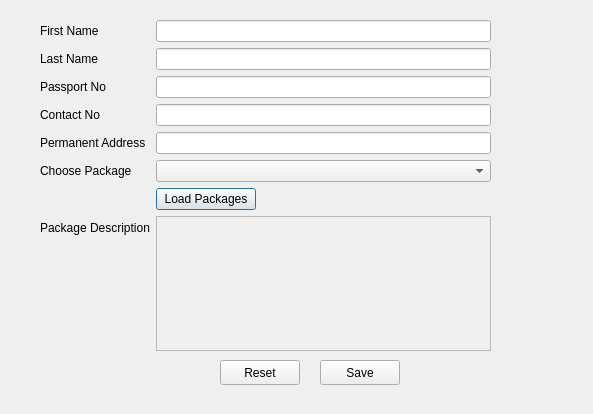
<?xml version="1.0" encoding="UTF-8"?>
<ui version="4.0">
 <class>RegisterTouristDialog</class>
 <widget class="QDialog" name="RegisterTouristDialog">
  <property name="geometry">
   <rect>
    <x>0</x>
    <y>0</y>
    <width>593</width>
    <height>414</height>
   </rect>
  </property>
  <property name="windowTitle">
   <string>Dialog</string>
  </property>
  <widget class="QWidget" name="formLayoutWidget">
   <property name="geometry">
    <rect>
     <x>40</x>
     <y>20</y>
     <width>451</width>
     <height>331</height>
    </rect>
   </property>
   <layout class="QFormLayout" name="formLayout">
    <item row="0" column="0">
     <widget class="QLabel" name="label">
      <property name="text">
       <string>First Name</string>
      </property>
     </widget>
    </item>
    <item row="0" column="1">
     <widget class="QLineEdit" name="txtFirstName"/>
    </item>
    <item row="1" column="0">
     <widget class="QLabel" name="label_3">
      <property name="text">
       <string>Last Name</string>
      </property>
     </widget>
    </item>
    <item row="1" column="1">
     <widget class="QLineEdit" name="txtLastName"/>
    </item>
    <item row="2" column="0">
     <widget class="QLabel" name="label_4">
      <property name="text">
       <string>Passport No</string>
      </property>
     </widget>
    </item>
    <item row="2" column="1">
     <widget class="QLineEdit" name="txtPassportNo"/>
    </item>
    <item row="3" column="0">
     <widget class="QLabel" name="label_5">
      <property name="text">
       <string>Contact No</string>
      </property>
     </widget>
    </item>
    <item row="3" column="1">
     <widget class="QLineEdit" name="txtContactNo"/>
    </item>
    <item row="4" column="0">
     <widget class="QLabel" name="label_6">
      <property name="text">
       <string>Permanent Address</string>
      </property>
     </widget>
    </item>
    <item row="4" column="1">
     <widget class="QLineEdit" name="txtPermanentAddress"/>
    </item>
    <item row="5" column="0">
     <widget class="QLabel" name="label_7">
      <property name="text">
       <string>Choose Package</string>
      </property>
     </widget>
    </item>
    <item row="5" column="1">
     <widget class="QComboBox" name="cmbChoosePackage"/>
    </item>
    <item row="9" column="1">
     <widget class="QPushButton" name="loadPakcage">
      <property name="maximumSize">
       <size>
        <width>100</width>
        <height>25</height>
       </size>
      </property>
      <property name="text">
       <string>Load Packages</string>
      </property>
     </widget>
    </item>
    <item row="10" column="0">
     <widget class="QLabel" name="label_8">
      <property name="text">
       <string>Package Description</string>
      </property>
     </widget>
    </item>
    <item row="10" column="1">
     <widget class="QTextEdit" name="txtPackageDescription">
      <property name="enabled">
       <bool>false</bool>
      </property>
     </widget>
    </item>
   </layout>
  </widget>
  <widget class="QPushButton" name="btnReset">
   <property name="geometry">
    <rect>
     <x>220</x>
     <y>360</y>
     <width>80</width>
     <height>25</height>
    </rect>
   </property>
   <property name="text">
    <string>Reset</string>
   </property>
  </widget>
  <widget class="QPushButton" name="btnSave">
   <property name="geometry">
    <rect>
     <x>320</x>
     <y>360</y>
     <width>80</width>
     <height>25</height>
    </rect>
   </property>
   <property name="text">
    <string>Save</string>
   </property>
  </widget>
 </widget>
 <resources/>
 <connections/>
</ui>
